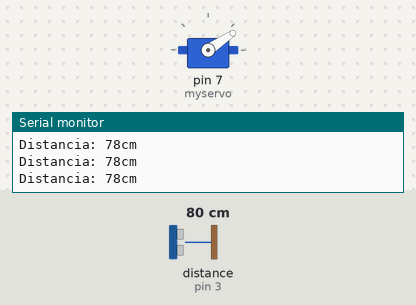
Bench run of a sketch on a simulated Arduino Uno, built with avr-gcc and run on an emulated ATmega328P. Parts: servo, the last lines printed to the serial monitor. Wiring (inferred from the names in the program): ultrasonic range finder: trigger pin 2; echo pin 3. The inputs (shaded band) are chosen by the test bench; at power-on: distance to the obstacle (sensor on pin 3) 80 cm. The echo pulse lasts 58.3 µs per cm.

Above: at 21.4 s.
21.5 s: distance to the obstacle (sensor on pin 3) set to 2 cm
At 23.68 s:
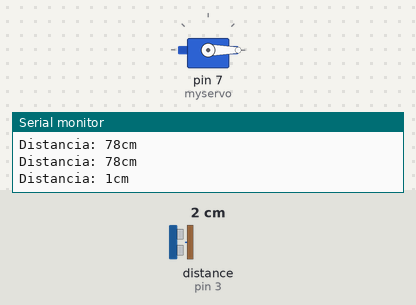
At 29.01 s:
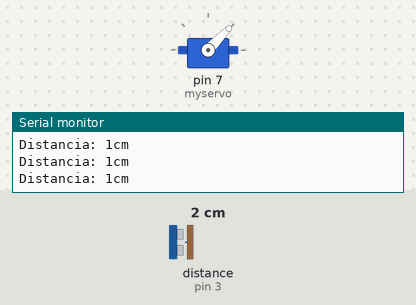
Timing chart, 0 to 36.3 s (numbered marks = the images above; inputs shaded):
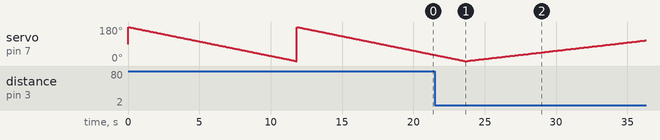

The sketch:

BELEN_2022.ino
```cpp
#include <Servo.h>

Servo myservo;  // create servo object to control a servo

int pos = 0;    // variable to store the servo position
// HC-SR04
const int Trigger = 2;   //Pin digital 2 para el Trigger del sensor
const int Echo = 3;   //Pin digital 3 para el echo del sensor

void setup() {
  myservo.attach(7);  // attaches the servo on pin 7 to the servo object
  Serial.begin(9600);//iniciailzamos la comunicación
  pinMode(Trigger, OUTPUT); //pin como salida
  pinMode(Echo, INPUT);  //pin como entrada
  digitalWrite(Trigger, LOW);//Inicializamos el pin con 0
}

void loop() {
  long t; //timepo que demora en llegar el eco
  long d; //distancia en centimetros
  digitalWrite(Trigger, HIGH);
  delayMicroseconds(10);          //Enviamos un pulso de 10us
  digitalWrite(Trigger, LOW);
  t = pulseIn(Echo, HIGH); //obtenemos el ancho del pulso
  d = t/59;//escalamos el tiempo a una distancia en cm
  // Here we add code to move servo form 0º to 90º.
  if (d <= 30){
    for (pos = 0; pos <= 180; pos += 1) { // goes from 0 degrees to 180 degrees in steps of 1 degree
    myservo.write(pos);              // tell servo to go to position in variable 'pos'
    delay(15);                       // waits 15 ms for the servo to reach the position
    Serial.print("Distancia: ");
    Serial.print(d);      //Enviamos serialmente el valor de la distancia
    Serial.print("cm");
    Serial.println();
    delay(100);          //Hacemos una pausa de 100ms
  }
  }
  else if (d> 30){
    for (pos = 180; pos >= 0; pos -= 1) { // goes from 180 degrees to 0 degrees
    myservo.write(pos);              // tell servo to go to position in variable 'pos'
    delay(15);                       // waits 15 ms for the servo to reach the position
    Serial.print("Distancia: ");
    Serial.print(d);      //Enviamos serialmente el valor de la distancia
    Serial.print("cm");
    Serial.println();
    delay(50);
  }
  }
}
```
